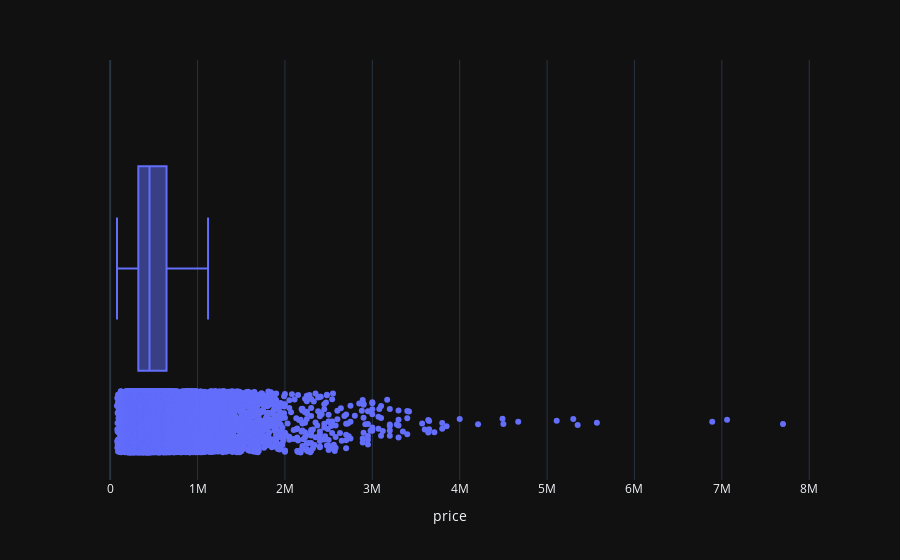

Write notebook code for a chart like this one.
### Code cell
px.box(df, x="price",template="plotly_dark", points= "all")#, points="all")
#px.box(df_tips, x='sex', y='tip', points='all')

### Figure 1 — Plotly figure (JSON) as saved in the notebook; plotly's stock layout.template omitted (floating-point values rounded to 4 significant figures; data arrays with more than 128 entries replaced by an {"elided": "..."} marker saying what was removed)
{"data": [{"alignmentgroup": "True", "boxpoints": "all", "hovertemplate": "price=%{x}<extra></extra>", "legendgroup": "", "marker": {"color": "#636efa"}, "name": "", "notched": false, "offsetgroup": "", "orientation": "h", "showlegend": false, "type": "box", "x": {"elided": "21597 int values"}, "x0": " ", "xaxis": "x", "y0": " ", "yaxis": "y"}], "layout": {"boxmode": "group", "legend": {"tracegroupgap": 0}, "margin": {"t": 60}, "xaxis": {"anchor": "y", "domain": [0, 1], "title": {"text": "price"}}, "yaxis": {"anchor": "x", "domain": [0, 1]}}}
